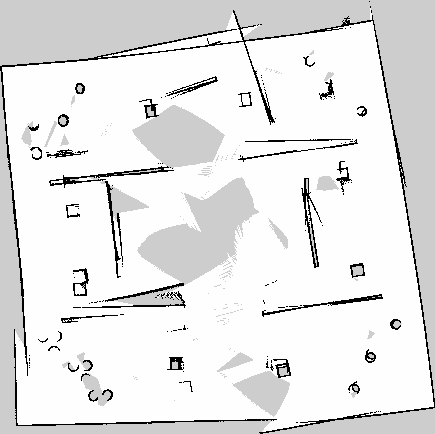
#> input picture projet_robotique_i2/map_world.pgm, 435 x 434 px
$ python dijkstra.py
#> lines starting #> are read from the running program, lines starting #| are printed output that depends on the picture
import numpy as np
import matplotlib.pyplot as plt
import heapq
from PIL import Image
import sys

def load_map(filepath):
    # Charge l'image pgm et la convertit en grille d'occupation (0 = libre, 1 = obstacle)
#> called with filepath = 'map_world.pgm'
    img = Image.open(filepath)
#> img is the input picture: PIL image 435x434 L; min 0, max 254, mean 229.4
    data = np.array(img)
    # Les pixels clairs (>200) sont libres, les foncés sont des obstacles ou zones inconnues
    grid = np.where(data < 200, 1, 0)
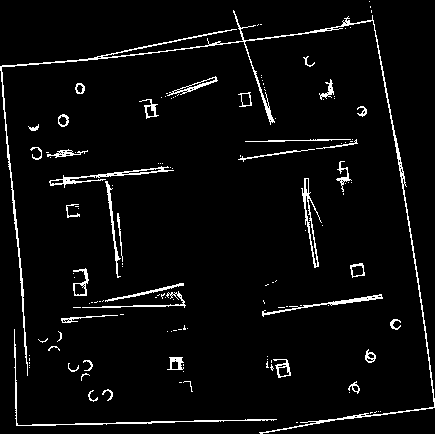
#> grid: shape (434, 435) int64; values 0 (black) and 1 (white), 4.3% white in thin lines or dots
    return grid

def dijkstra(grid, start, goal):
#> called with start = (29, 81), goal = (231, 362)
    neighbors = [(0,1),(0,-1),(1,0),(-1,0),(1,1),(1,-1),(-1,1),(-1,-1)]
    close_set = set()
    came_from = {}
    gscore = {start: 0}
    oheap = []
    heapq.heappush(oheap, (0, start))

    distances_over_time = [] # Pour le graphe

    while oheap:
        current_cost, current = heapq.heappop(oheap)

        # Enregistrer la distance de Manhattan au but pour le graphe
        dist_to_goal = abs(current[0] - goal[0]) + abs(current[1] - goal[1])
        distances_over_time.append(dist_to_goal)

        if current == goal:
            path = []
            while current in came_from:
                path.append(current)
                current = came_from[current]
            path.append(start)
            return path[::-1], distances_over_time

        close_set.add(current)

        for i, j in neighbors:
            neighbor = current[0] + i, current[1] + j
            move_cost = 1.414 if i != 0 and j != 0 else 1.0 # Coût diagonal vs orthogonal
            tentative_g_score = gscore[current] + move_cost

            if 0 <= neighbor[0] < grid.shape[0]:
                if 0 <= neighbor[1] < grid.shape[1]:
                    if grid[neighbor[0]][neighbor[1]] == 1:
                        continue
                else: continue
            else: continue

            if neighbor in close_set and tentative_g_score >= gscore.get(neighbor, 0):
                continue

            if tentative_g_score < gscore.get(neighbor, float('inf')):
                came_from[neighbor] = current
                gscore[neighbor] = tentative_g_score
                heapq.heappush(oheap, (tentative_g_score, neighbor))

    return False, []

if __name__ == '__main__':
    grid = load_map('map_world.pgm')
    start = (29, 81)
    goal = (231, 362)

    print("Calcul du chemin avec Dijkstra...")
    path, dist_history = dijkstra(grid, start, goal)
#> path = False; dist_history = []

    if path:
        print(f"Chemin trouvé ! Longueur : {len(path)} étapes.")
        # Affichage de la carte
        fig, (ax1, ax2) = plt.subplots(1, 2, figsize=(12, 5))
        ax1.imshow(grid, cmap='Greys')
        y, x = zip(*path)
        ax1.plot(x, y, 'b-', linewidth=2, label='Path')
        ax1.plot(start[1], start[0], 'go', markersize=8, label='Start')
        ax1.plot(goal[1], goal[0], 'ro', markersize=8, label='Goal')
        ax1.legend()
        ax1.set_title("Dijkstra Path")

        # Affichage du graphe
        ax2.plot(dist_history)
        ax2.set_xlabel("Itérations (Temps)")
        ax2.set_ylabel("Distance de Manhattan au But")
        ax2.set_title("Évolution de la distance vers le but")
        plt.show()
    else:
        print("Aucun chemin trouvé.")
